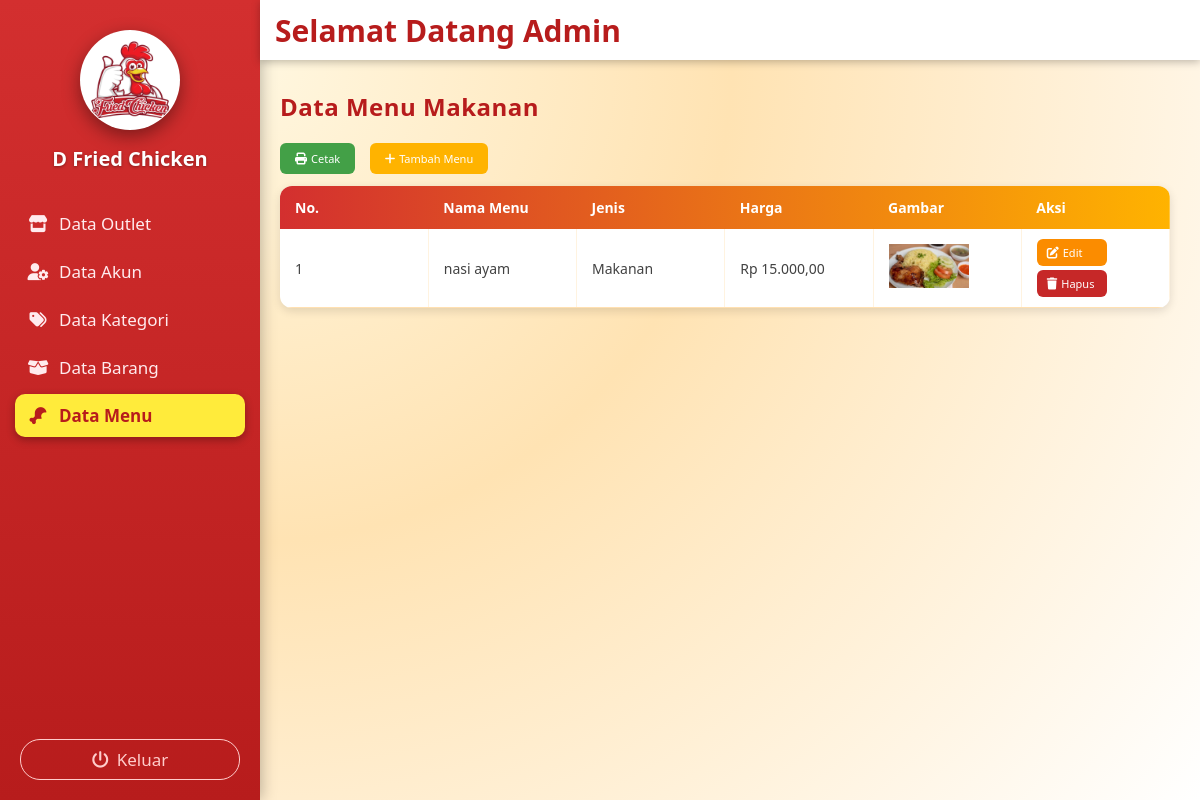
The app's page /admin/menu/menu.php (signed in) with its own data.
### tables this page shows
CREATE TABLE `menu` (
  `id_menu` int NOT NULL,
  `nama_menu` varchar(15) NOT NULL,
  `jenis` enum('Makanan','Minuman') NOT NULL,
  `harga` int NOT NULL,
  `gambar` varchar(255) DEFAULT NULL
);

### admin/menu/menu.php (the view, shortened to what this page needs)
<?php
include '../../koneksi/sidebaradmin.php';
include '../../koneksi/koneksi.php';
?>
<link rel="stylesheet" href="https://cdn.datatables.net/1.13.6/css/jquery.dataTables.min.css">
<link rel="stylesheet" href="https://cdnjs.cloudflare.com/ajax/libs/font-awesome/6.5.0/css/all.min.css">
<div class="konten-utama">
  <h2>Data Menu Makanan</h2>
  <button class="tombol tombol-cetak"><i class="fa-solid fa-print"></i> Cetak</button>
  <button class="tombol tombol-tambah" onclick="tambahMenu()"><i class="fa-solid fa-plus"></i> Tambah Menu</button>
  <table id="tabel-menu" class="tabel-menu">
    <thead>
      <tr>
        <th>No.</th>
        <th>Nama Menu</th>
        <th>Jenis</th>
        <th>Harga</th>
        <th>Gambar</th>
        <th>Aksi</th>
      </tr>
    </thead>
    <tbody>
      <?php
      $no=1;
      $query = mysqli_query($conn,"SELECT * FROM menu ORDER BY id_menu ASC");
      while($row=mysqli_fetch_assoc($query)) {
      ?>
      <tr>
        <td data-label="No"><?= $no++; ?></td>
        <td data-label="Nama Menu"><?= htmlspecialchars($row['nama_menu']); ?></td>
        <td data-label="Jenis"><?= htmlspecialchars($row['jenis']); ?></td>
        <td data-label="Harga">Rp <?= number_format($row['harga'],2,',','.'); ?></td>
        <td data-label="Gambar">
          <?php if(!empty($row['gambar'])): ?>
            <img src="../../uploads/menu/<?= htmlspecialchars($row['gambar']); ?>"
                 alt="gambar menu" style="max-width:80px; max-height:80px; object-fit:cover;">
          <?php else: ?>
            -
          <?php endif; ?>
        </td>
        <td data-label="Aksi">
          <button class="tombol tombol-edit" onclick="editMenu(<?= $row['id_menu']; ?>)">
            <i class="fa-solid fa-pen-to-square"></i> Edit
          </button>
          <button class="tombol tombol-hapus" onclick="hapusMenu(<?= $row['id_menu']; ?>)">
            <i class="fa-solid fa-trash"></i> Hapus
          </button>
        </td>
      </tr>
      <?php } ?>
    </tbody>
  </table>
</div>

### koneksi/sidebaradmin.php (style rules this page uses)
* { margin: 0; padding: 0; box-sizing: border-box; font-family: 'Segoe UI', Tahoma, Geneva, Verdana, sans-serif; }
body { display: flex; min-height: 100vh; background: #f3f3f3; overflow-x: hidden; }

### admin/menu/menu.php (style rules this page uses)
.konten-utama { margin-left:250px; margin-top:60px; padding:30px; min-height:calc(100vh - 60px); background: radial-gradient(circle at top left, #fff7e0 0%, #ffe3b3 40%, #ffffff 100%); font-family:Arial,sans-serif; }
.konten-utama h2 { margin-bottom:20px; color:#b71c1c; font-weight:700; letter-spacing:.5px; }
.tombol { border:none; border-radius:6px; cursor:pointer; color:white; font-size:11px; transition:0.25s; display:inline-flex; align-items:center; gap:4px; }
.tombol i { font-size:12px; }
.tombol-tambah { background:#ffb300; margin-bottom:12px; padding:8px 15px; }
.tombol-cetak { background:#43a047; margin-right:10px; padding:8px 15px; }
.tombol-edit { background:#fb8c00; min-width:70px; margin-bottom:4px; padding:6px 10px; }
.tombol-hapus { background:#c62828; min-width:70px; padding:6px 10px; }
.tabel-menu { width:100%; border-collapse:collapse; background:white; border-radius:12px; overflow:hidden; box-shadow:0 3px 10px rgba(0,0,0,0.12); table-layout:fixed; }
.tabel-menu thead tr { background: linear-gradient(90deg, #d32f2f, #ffb300); }
.tabel-menu th { color:#ffffff; text-align:left; padding:12px 15px; font-weight:600; font-size:14px; }
.tabel-menu td { padding:10px 15px; border-bottom:1px solid #ffe0b2; border-right:1px solid #fff3e0; font-size:14px; color:#424242; }

### records on screen
menu: nama_menu "nasi ayam", jenis "Makanan", harga "15.000,00", gambar (picture)
